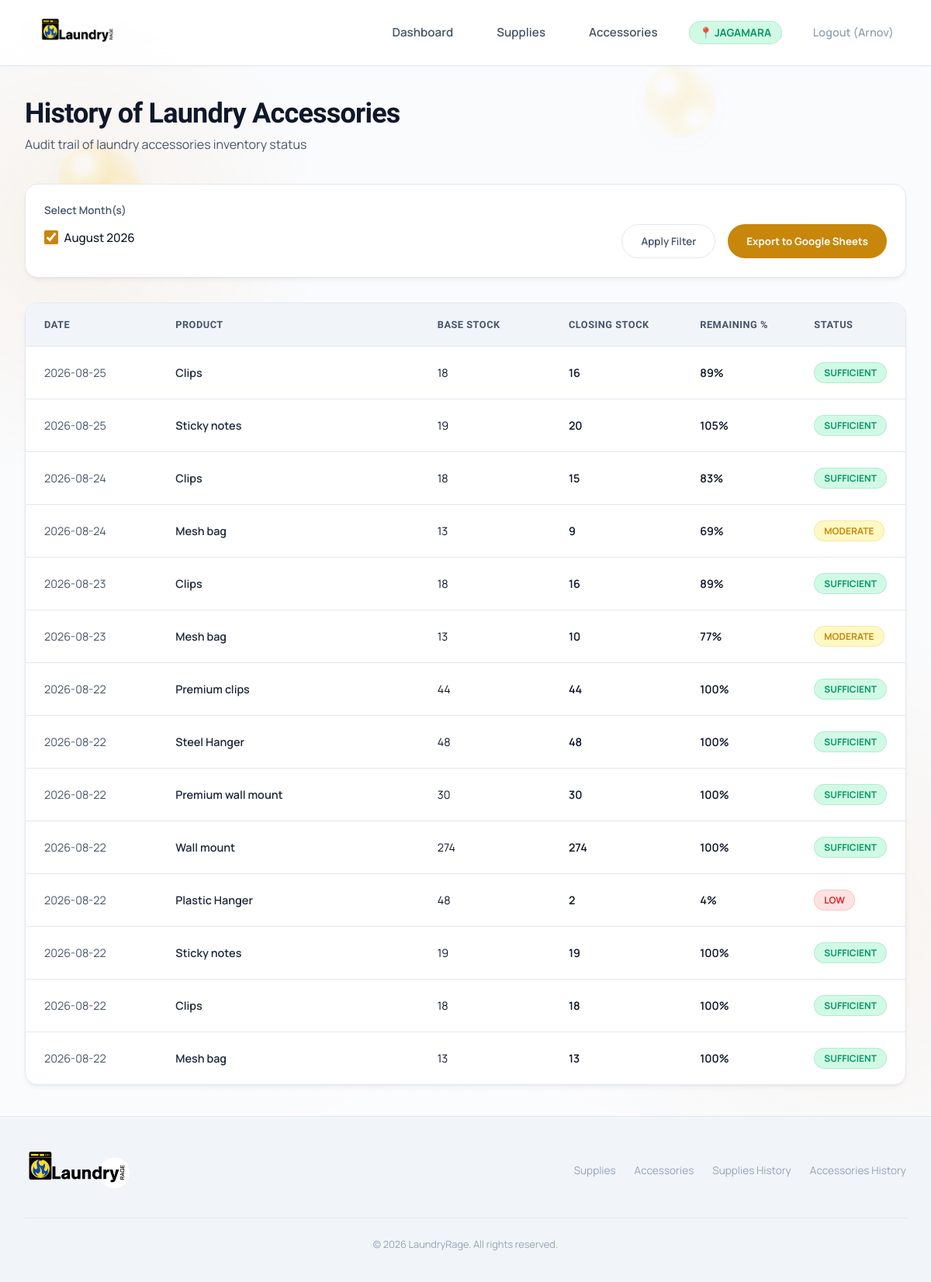
The app's page /history/laundry-accessories/ (signed in) with its own data.
### inventory/models.py (models this page shows, shortened)
class Branch(models.Model):
    branch_code = models.CharField(max_length=50, unique=True)
    branch_name = models.CharField(max_length=255)
    google_sheet_id = models.CharField(max_length=255, null=True, blank=True)
    active = models.BooleanField(default=True)
    created_at = models.DateTimeField(auto_now_add=True)
    updated_at = models.DateTimeField(auto_now=True)
    class Meta:
        verbose_name_plural = "Branches"

class Product(models.Model):
    CATEGORY_CHOICES = [
        ('Laundry Supplies', 'Laundry Supplies'),
        ('Accessories', 'Accessories'),
    ]
    name = models.CharField(max_length=255)
    category = models.CharField(max_length=50, choices=CATEGORY_CHOICES)
    unit = models.CharField(max_length=50, help_text="e.g., L, bottles, pcs")
    cost = models.DecimalField(max_digits=10, decimal_places=2, null=True, blank=True)
    supplier = models.CharField(max_length=255)
    product_size = models.CharField(max_length=50, blank=True, default='', help_text="e.g., 750 ml, 1 L, 500 g")
    image = models.ImageField(upload_to='products/', blank=True, null=True, verbose_name='Product Image')
    is_active = models.BooleanField(default=True, help_text="Soft-deletion state")

class DailyInventory(models.Model):
    branch = models.ForeignKey(Branch, on_delete=models.CASCADE, related_name='daily_inventories', null=True, blank=True)
    product = models.ForeignKey(Product, on_delete=models.CASCADE, related_name='daily_inventories')
    date = models.DateField()
    base_stock = models.DecimalField(max_digits=10, decimal_places=2, default=Decimal('0.00'))
    closing_stock = models.DecimalField(max_digits=10, decimal_places=2, default=Decimal('0.00'))
    created_at = models.DateTimeField(auto_now_add=True)
    updated_at = models.DateTimeField(auto_now=True)
    class Meta:
        unique_together = ('branch', 'product', 'date')
        verbose_name_plural = "Daily Inventories"
    @property
    def remaining_percentage(self):
        if self.base_stock <= 0:
            return None
        return (self.closing_stock / self.base_stock) * 100

### inventory/views.py (the view)
# urls.py: path('history/laundry-accessories/', views.accessories_history_view, name='history_laundry_accessories'),
def accessories_history_view(request):
    return _history_view(
        request,
        category='Accessories',
        export_category='accessories',
        title='History of Laundry Accessories',
        template_name='history/laundry_accessories.html',
        is_supplies=False,
    )

### inventory/context_processors.py (called while the page is built)
def branch_context(request):
    from .models import Branch
    return {
        'all_branches': Branch.objects.filter(active=True)
    }

### templates/history/laundry_accessories.html (shortened to what this page needs)
{% extends 'base.html' %}
{% block content %}
<div class="page-title-area">
    <div>
        <h1>History of Laundry Accessories</h1>
        <p>Audit trail of laundry accessories inventory status</p>
    </div>
</div>
<div class="history-filter-card" style="background-color: var(--surface-card); border: 1px solid var(--border-color); border-radius: var(--radius-card); padding: 1.5rem; margin-bottom: 2rem; box-shadow: var(--shadow-premium);">
    <form method="get" action="" class="history-filter-form">
        <div class="form-group" style="margin-bottom: 0; flex-grow: 1; min-width: 250px;">
            <label style="display: block; font-size: 0.85rem; font-weight: 600; color: var(--text-secondary); margin-bottom: 0.5rem;">Select Month(s)</label>
            <div class="months-checkbox-grid" style="display: flex; flex-wrap: wrap; gap: 1.25rem; padding: 0.5rem 0;">
                {% for option in month_options %}
                <label style="display: inline-flex; align-items: center; gap: 0.5rem; font-size: 0.95rem; font-weight: 500; color: var(--text-primary); cursor: pointer; user-select: none;">
                    <input type="checkbox" name="months" value="{{ option.value }}" {% if option.checked %}checked{% endif %} style="accent-color: var(--accent-gold); width: 1.1rem; height: 1.1rem; cursor: pointer;">
                    {{ option.label }}
                </label>
                {% empty %}
                <span style="color: var(--text-muted); font-size: 0.9rem;">No historical dates available</span>
                {% endfor %}
            </div>
        </div>
        <div class="history-filter-buttons">
            <button type="submit" class="btn-secondary" style="height: 2.75rem; display: inline-flex; align-items: center; justify-content: center; padding: 0 1.5rem; border-radius: var(--radius-pill); font-weight: 600; font-family: var(--font-body); cursor: pointer; transition: var(--transition-smooth);">
                Apply Filter
            </button>
            <button type="submit" name="export" value="google_sheets" class="btn-primary" style="height: 2.75rem; display: inline-flex; align-items: center; justify-content: center; padding: 0 1.5rem; border-radius: var(--radius-pill); font-weight: 700; font-family: var(--font-body); cursor: pointer; transition: var(--transition-smooth); border: none;">
                Export to Google Sheets
            </button>
        </div>
    </form>
</div>
<div class="history-table-card">
    <div class="table-responsive">
        <table class="table-history">
            <thead>
                <tr>
                    <th id="th-date" style="width: 15%;">Date</th>
                    <th id="th-product" style="width: 30%;">Product</th>
                    <th id="th-base" style="width: 15%;">Base Stock</th>
                    <th id="th-closing" style="width: 15%;">Closing Stock</th>
                    <th id="th-percentage" style="width: 13%;">Remaining %</th>
                    <th id="th-status" style="width: 12%;">Status</th>
                </tr>
            </thead>
            <tbody>
                {% if rows %}
                    {% for row in rows %}
                    <tr class="history-row" data-product-id="{{ row.product.id }}">
                        <td class="history-date">{{ row.date|date:"Y-m-d" }}</td>
                        <td class="history-product-cell">
                            <a href="{% url 'inventory:product_history_detail' row.product.id %}?date={{ row.date|date:'Y-m-d' }}" style="color: var(--accent-dark); font-weight: 600; text-decoration: none; transition: var(--transition-smooth);" class="product-drilldown-link">
                                {{ row.product.name }}
                            </a>
                        </td>
                        <td>
                            {% if row.base_stock > 0 %}
                                {{ row.base_stock|floatformat:"0" }}
                            {% else %}
                                —
                            {% endif %}
                        </td>
                        <td style="font-weight: 600; color: var(--text-primary);">
                            {{ row.closing_stock|floatformat:"0" }}
                        </td>
                        <td style="font-weight: 600;">
                            {% if row.remaining_percentage is not None %}
                                {{ row.remaining_percentage|floatformat:"0" }}%
                            {% else %}
                                —
                            {% endif %}
                        </td>
                        <td>
                            <span class="status-badge {% if row.status == 'RED' %}status-red{% elif row.status == 'YELLOW' %}status-yellow{% elif row.status == 'GREEN' %}status-green{% else %}status-gray{% endif %}">
                                {% if row.status == 'RED' %}
                                    LOW
                                {% elif row.status == 'YELLOW' %}
                                    MODERATE
                                {% elif row.status == 'GREEN' %}
                                    SUFFICIENT
                                {% else %}
                                    NO BASE
                                {% endif %}
                            </span>
                        </td>
                    </tr>
                    {% endfor %}
                {% else %}
                    <tr>
                        <td colspan="6" style="text-align: center; color: var(--text-muted); padding: 3rem;">
                            No history logs available for laundry accessories.
                        </td>
                    </tr>
                {% endif %}
            </tbody>
        </table>
    </div>
</div>
{% endblock %}

### templates/components/navbar.html (shortened to what this page needs)
{% load static %}
<header>
    <nav class="navbar">
        <a href="{% url 'inventory:dashboard' %}" class="logo" id="logo-brand">
            <img src="{% static 'images/logo.png' %}" alt="LaundryRage">
        </a>
        <ul class="nav-links" id="nav-links-menu">
            <li>
                <a href="{% url 'inventory:dashboard' %}" id="nav-dashboard" class="nav-link-item {% if request.resolver_match.url_name == 'dashboard' %}active{% endif %}">
                    Dashboard
                </a>
            </li>
            <li>
                <a href="{% url 'inventory:laundry_supplies' %}" id="nav-supplies" class="nav-link-item {% if request.resolver_match.url_name == 'laundry_supplies' %}active{% endif %}">
                    Supplies
                </a>
            </li>
            <li>
                <a href="{% url 'inventory:laundry_accessories' %}" id="nav-accessories" class="nav-link-item {% if request.resolver_match.url_name == 'laundry_accessories' %}active{% endif %}">
                    Accessories
                </a>
            </li>
            {% if request.user.is_authenticated %}
                <li style="display: flex; align-items: center; gap: 0.5rem;">
                    {% if request.user.is_superuser or request.user.is_staff %}
                        <span style="font-size: 0.85rem; font-weight: 700; color: var(--text-secondary); text-transform: uppercase;">Branch:</span>
                        <select onchange="window.location.href='{% url 'inventory:switch_branch' %}?branch_id=' + this.value"
                                class="branch-select-navbar">
                            <option value="all" {% if not request.session.selected_branch_id %}selected{% endif %}>All Branches</option>
                            {% for b in all_branches %}
                                <option value="{{ b.id }}" {% if request.session.selected_branch_id == b.id %}selected{% endif %}>{{ b.branch_name }}</option>
                            {% endfor %}
                        </select>
                    {% else %}
                        <span class="status-badge status-green" style="font-size: 0.85rem; padding: 0.3rem 0.8rem; font-weight: 700;">
                            📍 {{ request.current_branch.branch_name }}
                        </span>
                    {% endif %}
                </li>
                <li>
                    <a href="{% url 'inventory:logout' %}" class="nav-link-item" style="color: var(--text-muted); font-size: 0.9rem; font-weight: 600; text-decoration: none; transition: color 0.3s ease;"
                       onmouseover="this.style.color='var(--accent-red)';" onmouseout="this.style.color='var(--text-muted)';">
                        Logout ({{ request.user.username }})
                    </a>
                </li>
            {% else %}
                <li>
                    <a href="{% url 'inventory:login' %}" class="nav-link-item" style="color: var(--accent-blue); font-size: 0.9rem; font-weight: 600; text-decoration: none;">
                        Login
                    </a>
                </li>
            {% endif %}
        </ul>
    </nav>
</header>

### records on screen
Branch: current_branch.branch_name "JAGAMARA"
Product: date "2026-08-25", product.name "Clips", base_stock "18", closing_stock "16", remaining_percentage "89", shows "SUFFICIENT", date "2026-08-24", closing_stock "15", remaining_percentage "83", date "2026-08-23", date "2026-08-22", closing_stock "18", remaining_percentage "100"
Product: date "2026-08-25", product.name "Sticky notes", base_stock "19", closing_stock "20", remaining_percentage "105", shows "SUFFICIENT", date "2026-08-22", closing_stock "19", remaining_percentage "100"
Product: date "2026-08-24", product.name "Mesh bag", base_stock "13", closing_stock "9", remaining_percentage "69", shows "MODERATE", date "2026-08-23", closing_stock "10", remaining_percentage "77", date "2026-08-22", closing_stock "13", remaining_percentage "100"
Product: date "2026-08-22", product.name "Premium clips", base_stock "44", closing_stock "44", remaining_percentage "100", shows "SUFFICIENT"
Product: date "2026-08-22", product.name "Steel Hanger", base_stock "48", closing_stock "48", remaining_percentage "100", shows "SUFFICIENT"
Product: date "2026-08-22", product.name "Premium wall mount", base_stock "30", closing_stock "30", remaining_percentage "100", shows "SUFFICIENT"
Product: date "2026-08-22", product.name "Wall mount", base_stock "274", closing_stock "274", remaining_percentage "100", shows "SUFFICIENT"
Product: date "2026-08-22", product.name "Plastic Hanger", base_stock "48", closing_stock "2", remaining_percentage "4", shows "LOW"

### other values on screen
{{ request.user.username }} "Arnov"
{{ option.label }} "August 2026"
